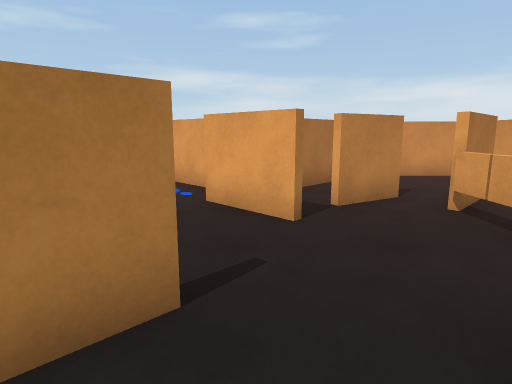
view 1 (above)

18 first-person views from a walk through a 3-D level made in the Unity game engine. The camera is 1.4 m above the floor, tilts 10° down and sees 75° across. The floor is counted in squares, 1 m on a side. Each view is taken from the middle of a square. On the plan, view 1 faces up. The plan holds only what a view shows up to about 15 squares ahead; the rest is blank. Some animated figures are left out.

view 2
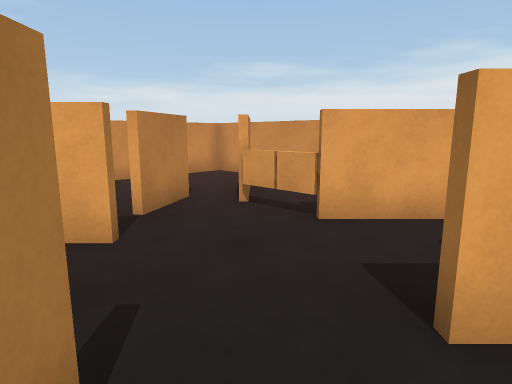

view 3
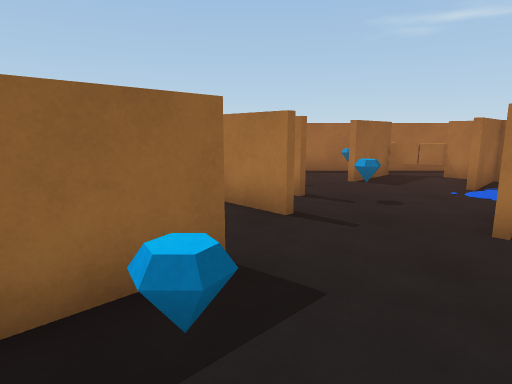

view 4
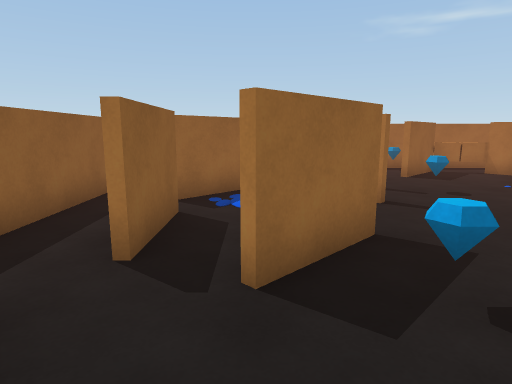

view 5
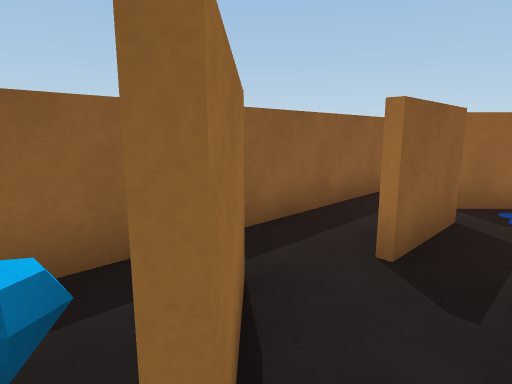

view 6
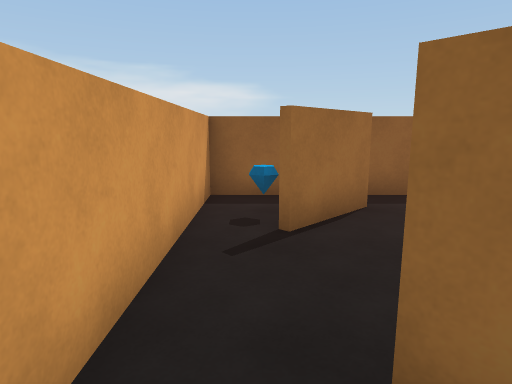

view 7
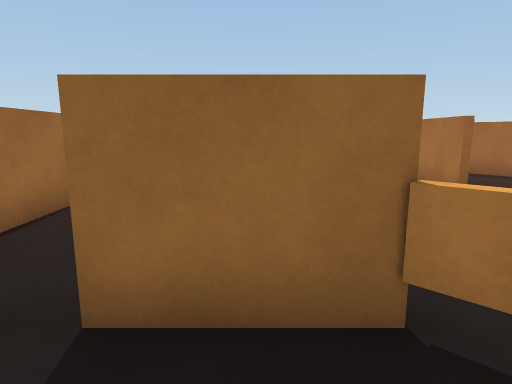

view 8
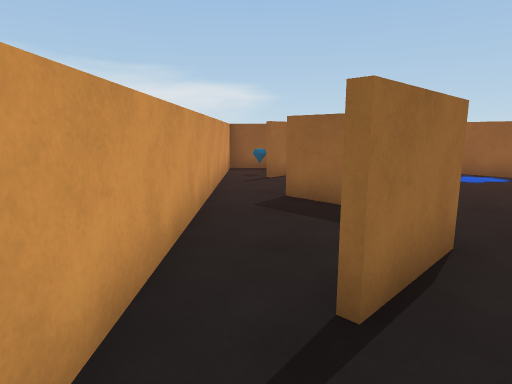

view 9
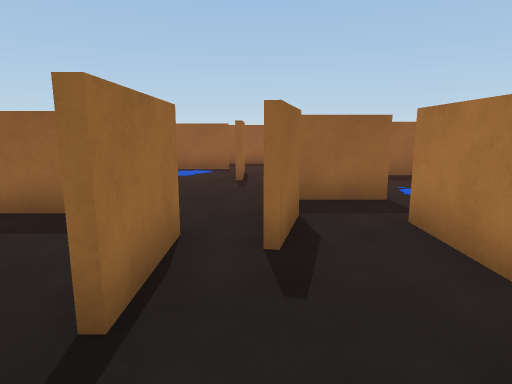

view 10
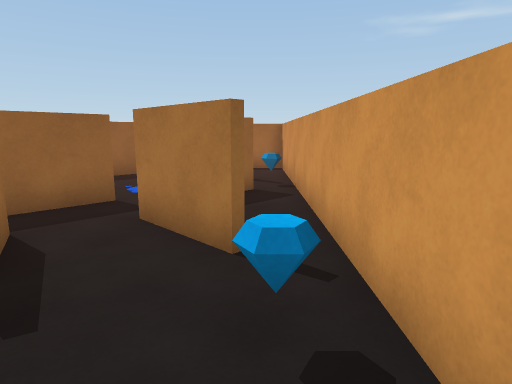

view 11
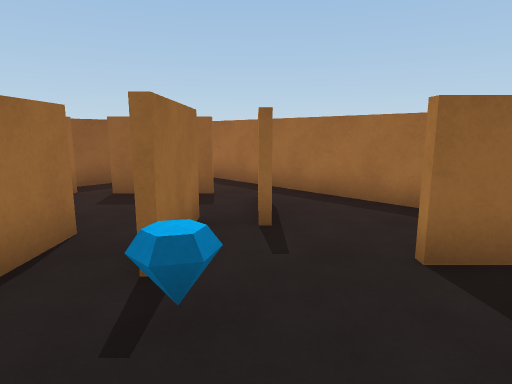

view 12
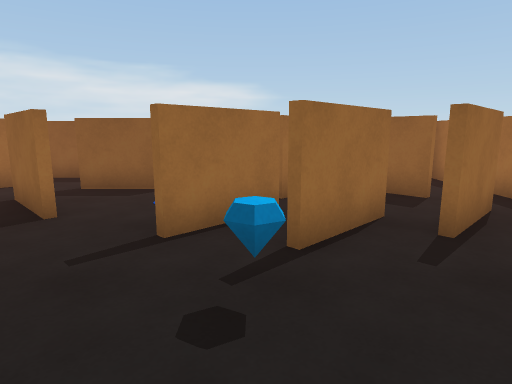

view 13
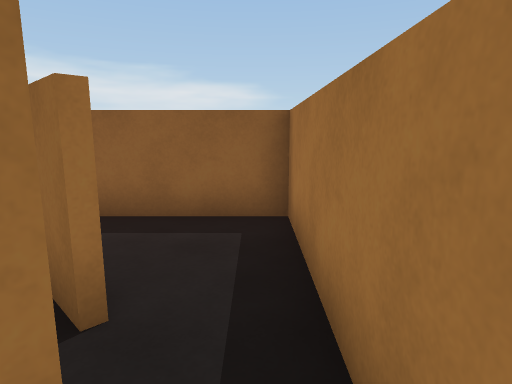

view 14
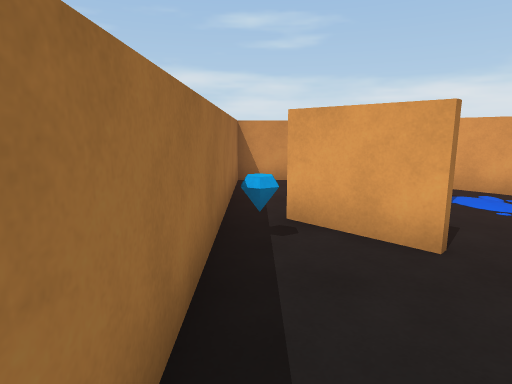

view 15
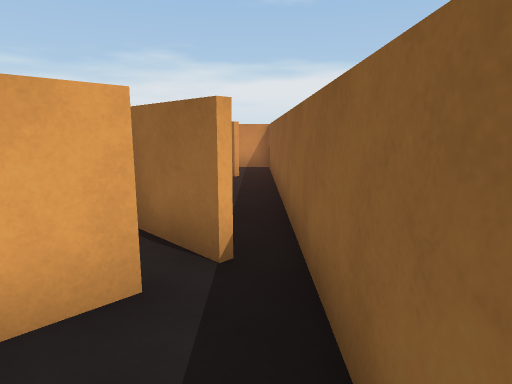

view 16
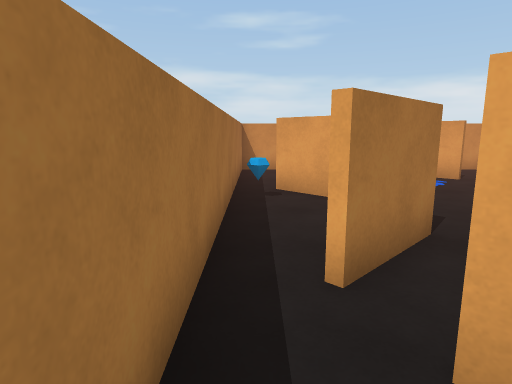

view 17
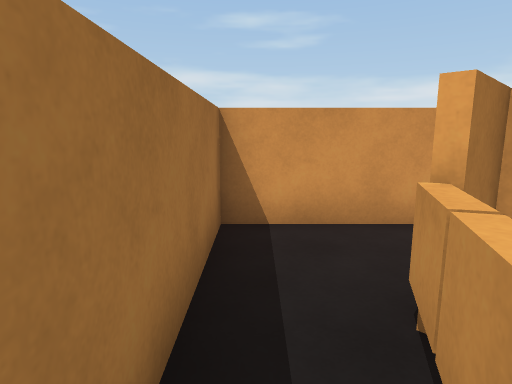

view 18
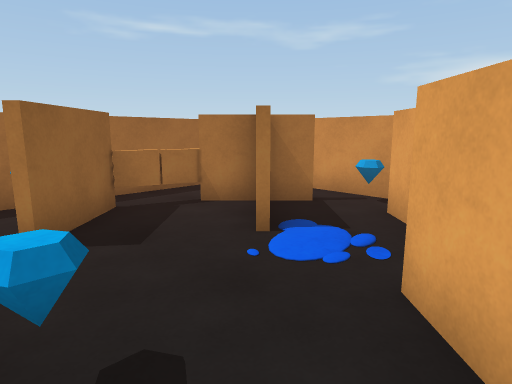

### Floor plan
Key: @ floor where view 1 was taken; # wall or solid block; x gap in a wall; . floor; T thing the floor can be seen under or through; O other object.
Columns run from 8 left of view 1 to 7 right of it. Each row starts with its distance up from view 1.
 11 #####     ######
 10 #...#     #.O..#
  9 #..##### ##....#
  8 #.####.T T.....#
  7 #.O....T TTTTT.#
  6 #.##....#T..T..#
  5 #O.#........O..#
  4 #.....O.....#..#
  3 #....#......##.#
  2 #.######..#O...#
  1 #.#####...##...#
  0 #.#####.@..#...#
 -1 #..#####x##..#x#
 -2 #...####....##O#
 -3 #....x.........#
 -4 ################

Where each view was taken, in squares from view 1:
view 1: 0 up, 0 right, facing up
view 2: 1 up, 1 left, facing up-right
view 3: 2 up, 5 right, facing left
view 4: 0 up, 6 right, facing left
view 5: 0 up, 6 right, facing down-left
view 6: 4 up, 6 right, facing down
view 7: 5 up, 6 right, facing down-left
view 8: 10 up, 6 right, facing down
view 9: 10 up, 6 right, facing down-left
view 10: 10 up, 6 right, facing left
view 11: 6 up, 1 left, facing down-left
view 12: 7 up, 2 left, facing down
view 13: 2 up, 7 left, facing down
view 14: 1 up, 7 left, facing up
view 15: 3 down, 7 left, facing right
view 16: 2 down, 7 left, facing up
view 17: 6 up, 7 left, facing up
view 18: 4 up, 0 right, facing up-left
